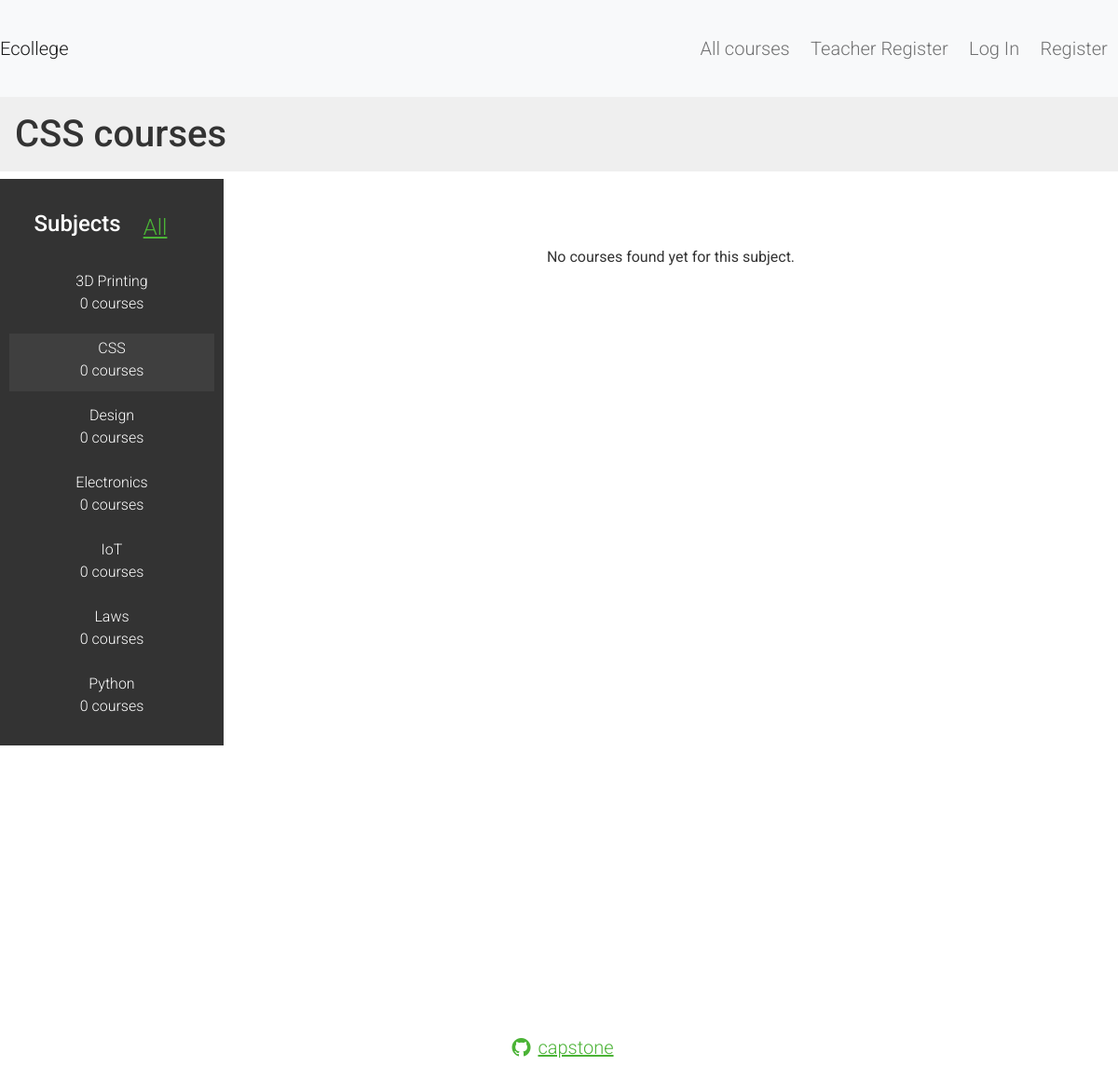
Screenshot of /subject/css/ with the database file from the repository.
### ecollege/models.py (models this page shows, shortened)
class Subject(models.Model):
    title = models.CharField(max_length=200)
    slug = models.SlugField(max_length=200, unique=True)
    class Meta:
        ordering = ['title']

### ecollege/views.py (the view)
# urls.py: path('subject/<slug:subject>/', views.CourseListView.as_view(), name='course_list_subject'),
class CourseListView(TemplateResponseMixin, View):
  model = Course
  template_name = 'courses/course/list.html'
  def get(self, request, subject=None):
    subjects = Subject.objects.annotate(total_courses=Count('courses'))
    courses = Course.objects.annotate(total_modules=Count('modules'))
    if subject:
      subject = get_object_or_404(Subject, slug=subject)
      courses = courses.filter(subject=subject)
    return self.render_to_response({'subjects':subjects, 'subject':subject, 'courses': courses})

### ecollege/templates/courses/course/list.html (shortened to what this page needs)
{% extends "layout.html" %}
{% load static %}
{% block content %}
    <h1>
      {% if subject %}
        {{ subject.title }} courses
      {% else %}
        All courses
      {% endif %}
    </h1>
    <div class="navbar contents d-flex align-items-center justify-content-center ">
      <h4 class="dropdown-toggle p-2"{% if not subject %}class="selected"{% endif %}
        id="dropdownMenuButton1" data-bs-toggle="dropdown" aria-expanded="false"> Subjects </h4>
      <a id="all_link" class="p-4" href="{% url 'course_list' %}">All</a>
      <ul id="modules" class="dropdown-menu " aria-labelledby="dropdownMenuButton1">
        {% for s in subjects %}
          <li {% if subject == s %}class="selected"{% endif %}>
            <a href="{% url 'course_list_subject' s.slug %}">
              {{ s.title }}<br><span>{{ s.total_courses }} courses</span>
            </a>
          </li>
        {% endfor %}
      </ul>
    </div>
    <div class="module">
      <div id="courses_card">
        {% for course in courses %}
          {% with subject=course.subject %}
            <div id="course_div" class="card shadow-sm">
              <h3><a href="{% url 'course_detail' course.slug %}" > {{ course.title }} </a></h3>
              <p><a href="{% url 'course_list_subject' subject.slug %}"> {{ subject}} </a>
                {{ course.total_modules }} modules.
                Instructor: {{ course.owner.get_full_name }}
              </p>
            </div>
          {% endwith %}
        {% empty %}
            <p>No courses found yet for this subject. </p>
        {% endfor %}
      </div>
    </div>
{% endblock %}

### ecollege/static/ecollege/css/main.css (style rules this page uses)
body { height: 100vh; }
body { margin:0; font-family:'Roboto', sans-serif; font-weight:400; color:#333; }
a { color:#4bb336; font-family:'Roboto', sans-serif; font-weight:300; text-align: center; }
h1 { background:#efefef; width:100%; overflow:auto; padding: 1rem; }
.module { width:100%; height: 100vh; text-align: center; margin: 2rem 0; }
.contents { background:#333; color: #fff; font-family:'Roboto', sans-serif; }
#all_link { font-size: 1.5rem; }
.contents ul { list-style:none; margin:0; padding:0; width:100%; background:#333; }
.contents ul li { margin:0 0 10px 0; padding:4px 10px 10px; overflow:auto; }
.contents ul li.selected { background:#3f3f3f; }
.contents ul a { display:block; color:#fff; text-decoration:none; }
.module p:last-child { margin: 1rem; }
#courses_card { display: flex; flex-flow: row wrap; justify-content: center; align-content: space-between; width: 100%; margin-top: 2rem; }
@media (min-width: 768px) { #courses_card { margin-top: 3rem; } }
@media (min-width: 1200px) { .module p:last-child { margin: 2rem; } }
@media (min-width: 1200px) { .contents { width:20%; padding:10px; float:left; } }
@media (min-width: 1200px) { #courses_card { margin: 3rem auto 0 auto; width: 70%; } }

### rows the page displays
Subject: title "CSS", total_courses "0"
Subject: title "3D Printing", total_courses "0"
Subject: title "Design", total_courses "0"
Subject: title "Electronics", total_courses "0"
Subject: title "IoT", total_courses "0"
Subject: title "Laws", total_courses "0"
Subject: title "Python", total_courses "0"
